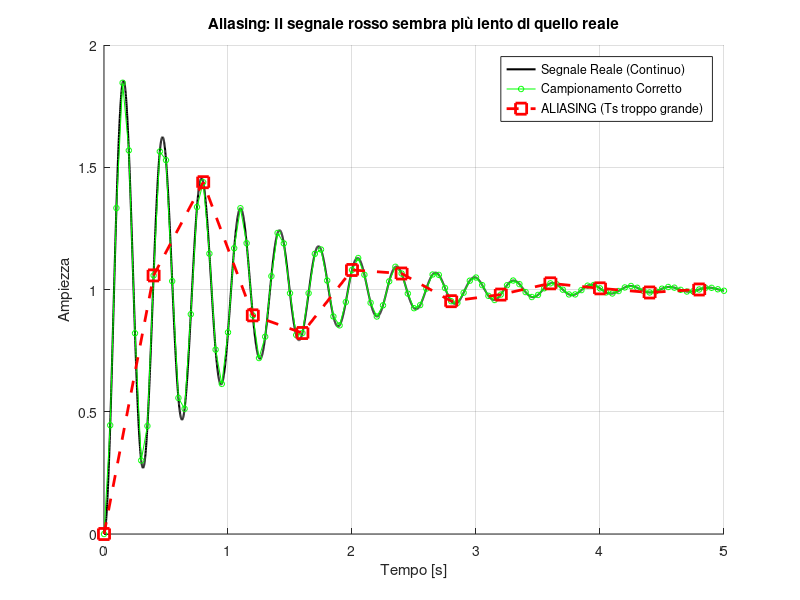
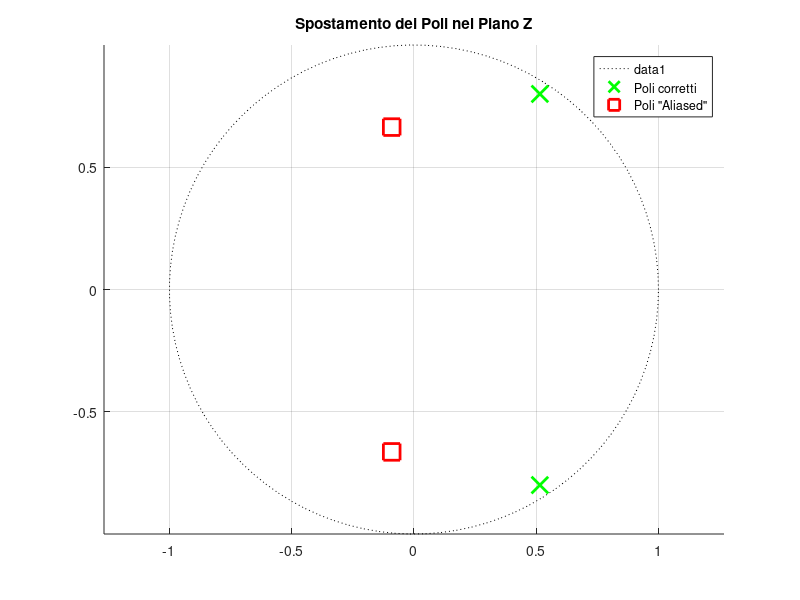

MATLAB code to generate these figures, in order:
% Analisi Aliasing - Campionamento Sottostimato
clear; clc; close all;

% Parametri del sistema (Molto veloce)
wn = 20;            % Pulsazione naturale (f approx 3.18 Hz)
z = 0.05;           % Smorzamento bassissimo per avere molte oscillazioni
sys_c = tf(wn^2, [1, 2*z*wn, wn^2]);

% Periodi di campionamento
Ts_good = 0.05;     % Campionamento corretto (20 Hz)
Ts_alias = 0.4;     % Campionamento troppo lento (2.5 Hz) -> ALIASING!

t_final = 5;
t_cont = 0:0.001:t_final;

% --- FIGURA 1: RISPOSTA TEMPORALE (L'effetto visivo) ---
figure(1); set(gcf, 'Color', 'w');
hold on; grid on;

% 1. Risposta Continua (La realtà fisica)
[y_c, t_c] = step(sys_c, t_cont);
plot(t_c, y_c, 'k', 'LineWidth', 1.5, 'DisplayName', 'Segnale Reale (Continuo)');

% 2. Campionamento Buono
sys_good = c2d(sys_c, Ts_good, 'zoh');
[y_g, t_g] = step(sys_good, t_final);
plot(t_g, y_g, 'g-o', 'MarkerSize', 4, 'DisplayName', 'Campionamento Corretto');

% 3. Campionamento con Aliasing
sys_alias = c2d(sys_c, Ts_alias, 'zoh');
[y_a, t_a] = step(sys_alias, t_final);
plot(t_a, y_a, 'r--s', 'LineWidth', 2, 'MarkerSize', 8, 'DisplayName', 'ALIASING (Ts troppo grande)');

xlabel('Tempo [s]'); ylabel('Ampiezza');
title('Aliasing: Il segnale rosso sembra più lento di quello reale');
legend;

% --- FIGURA 2: PIANO Z (L'effetto sui poli) ---
figure(2); set(gcf, 'Color', 'w');
hold on; grid on; axis equal;
th = linspace(0, 2*pi, 100); plot(cos(th), sin(th), 'k:');

p_good = pole(sys_good);
p_alias = pole(sys_alias);

plot(real(p_good), imag(p_good), 'gx', 'MarkerSize', 12, 'LineWidth', 2, 'DisplayName', 'Poli corretti');
plot(real(p_alias), imag(p_alias), 'rs', 'MarkerSize', 12, 'LineWidth', 2, 'DisplayName', 'Poli "Aliased"');

title('Spostamento dei Poli nel Piano Z');
legend;
